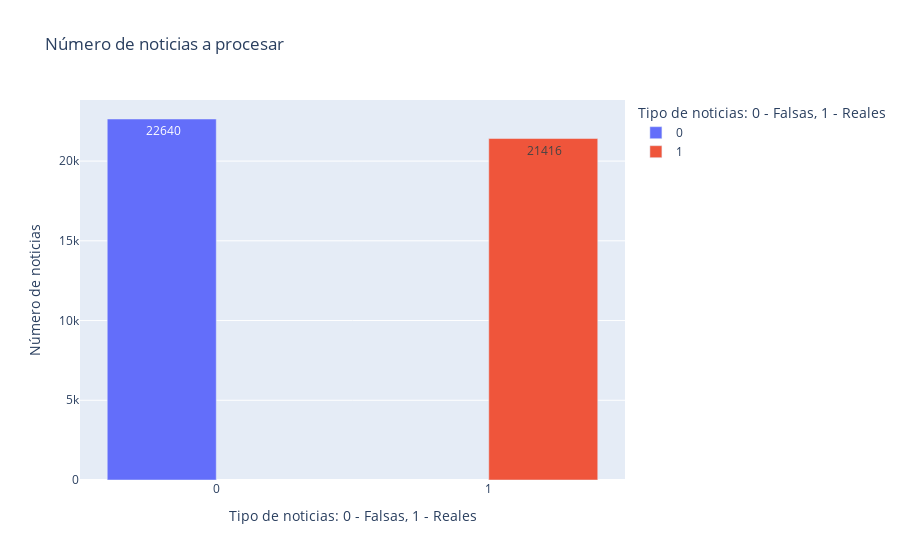

Notebook code cell kept with this figure:
### Code cell
# Número de noticias reales y falsas
dfg=df_news.groupby('type').count().reset_index()
dfg["type"] = dfg["type"].astype(str)
fig = px.bar(dfg, x='type', y='text', color = 'type', barmode= 'group', text_auto='6', labels={'text':'Número de noticias',
                    'type': 'Tipo de noticias: 0 - Falsas, 1 - Reales'}, title = 'Número de noticias a procesar')
fig.show()

### Figure 1 — Plotly figure (JSON) as saved in the notebook; plotly's stock layout.template omitted (floating-point values rounded to 4 significant figures)
{"data": [{"alignmentgroup": "True", "hovertemplate": "Tipo de noticias: 0 - Falsas, 1 - Reales=%{x}<br>Número de noticias=%{y}<extra></extra>", "legendgroup": "0", "marker": {"color": "#636efa", "pattern": {"shape": ""}}, "name": "0", "offsetgroup": "0", "orientation": "v", "showlegend": true, "textposition": "auto", "texttemplate": "%{y:6}", "type": "bar", "x": ["0"], "xaxis": "x", "y": [22640], "yaxis": "y"}, {"alignmentgroup": "True", "hovertemplate": "Tipo de noticias: 0 - Falsas, 1 - Reales=%{x}<br>Número de noticias=%{y}<extra></extra>", "legendgroup": "1", "marker": {"color": "#EF553B", "pattern": {"shape": ""}}, "name": "1", "offsetgroup": "1", "orientation": "v", "showlegend": true, "textposition": "auto", "texttemplate": "%{y:6}", "type": "bar", "x": ["1"], "xaxis": "x", "y": [21416], "yaxis": "y"}], "layout": {"barmode": "group", "legend": {"title": {"text": "Tipo de noticias: 0 - Falsas, 1 - Reales"}, "tracegroupgap": 0}, "title": {"text": "Número de noticias a procesar"}, "xaxis": {"anchor": "y", "categoryarray": ["0", "1"], "categoryorder": "array", "domain": [0, 1], "title": {"text": "Tipo de noticias: 0 - Falsas, 1 - Reales"}}, "yaxis": {"anchor": "x", "domain": [0, 1], "title": {"text": "Número de noticias"}}}}
